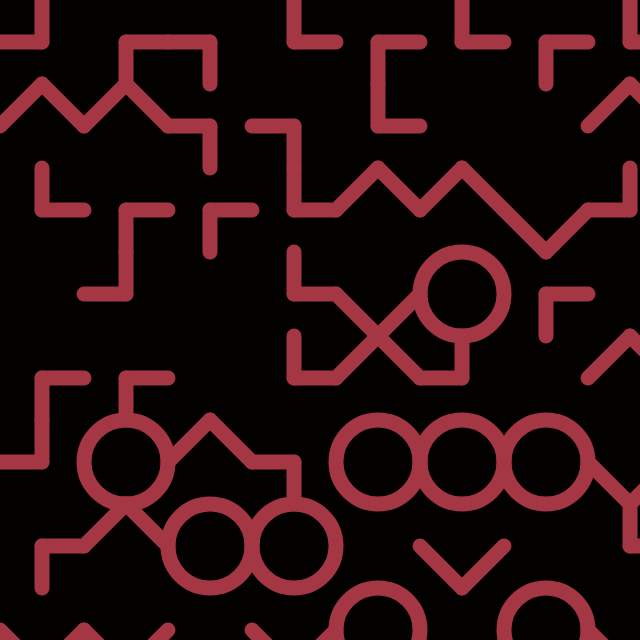
Frame 1 (no input)
Frame 60 (no input): identical to frame 1, image omitted
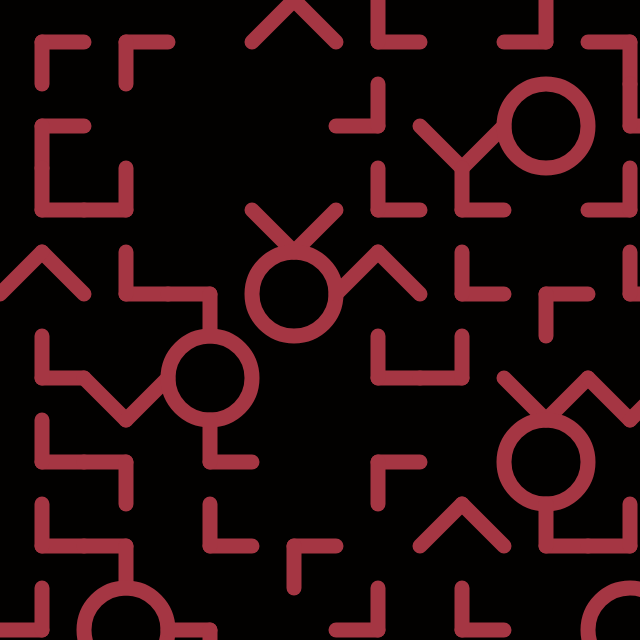
Frame 120 (the mouse pressed at the canvas centre since frame 60)

The p5.js sketch that drew these frames (run headless with seeded random() and noise() and a simulated clock; from frame 60 on, the mouse is pressed at the canvas centre):

// p5.js sketch
// ── sketch.js
function setup() {
  createCanvas(640, 640);
}

function draw() {
  background('#020100'); // Textured
  noSmooth();
  stroke('#A53643'); // Cranberry
  strokeWeight(15);
  noFill();
  
  randomSeed(mouseX);
  
  var m = 84;
  
  for (var y = 0; y < height; y += m) {
    for (var x = 0; x < width; x += m) {
      var j = round(random(9));
      if (j === 1) {
        ellipse(x + 0.5 * m, y + 0.5 * m, m, m);
      } else if (j === 2) {
        line(x, y + 0.5 * m, x + 0.5 * m, y + 0.5 * m);
        line(x + 0.5 * m, y + 0.5 * m, x + 0.5 * m, y);
      }  else if (j === 3) {
        line(x + m, y + 0.5 * m, x + 0.5 * m, y + 0.5 * m);
        line(x+0.5*m, y+0.5*m, x+0.5*m, y+m);
      } else if (j === 4) {
        line(x, y+0.5*m, x+0.5*m, y+m);
        line(x+0.5*m, y+m, x+m, y+0.5*m);
      } else if (j === 5) {
        line(x+0.5*m, y, x+m, y+0.5*m);
        line(x+0.5*m, y, x, y+0.5*m);
      } else if (j === 6) {
        line(x+0.5*m, y+0.5*m, x+m, y+0.5*m);
        line(x+0.5*m, y+0.5*m, x+0.5*m, y);
      } else if (j === 7) {
        line(x+0.5*m, y+0.5*m, x, y+0.5*m);
        line(x+0.5*m, y+0.5*m, x+0.5*m, y+m);
      }
    }
  }
}

function windowResized() {
  resizeCanvas(windowWidth, windowHeight);
}
